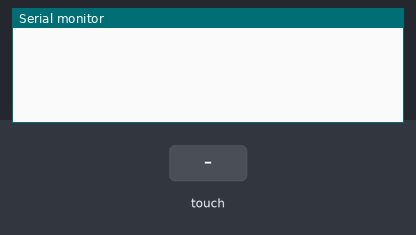
This sketch was run on a simulated Arduino Uno, built with avr-gcc and run on an emulated ATmega328P. Parts: the last lines printed to the serial monitor. The test bench sets the inputs (shaded band).

Above: at 1.2 s.
1.3 s: touch panel pressed at 13 % / 10 % of its raw x / y range
At 1.9 s:
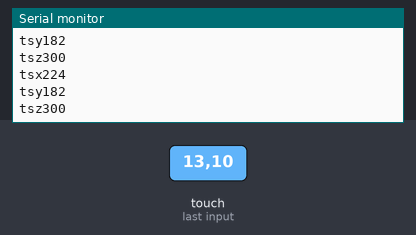
2.8 s: touch panel pressed at 38 % / 10 % of its raw x / y range
At 4.2 s:
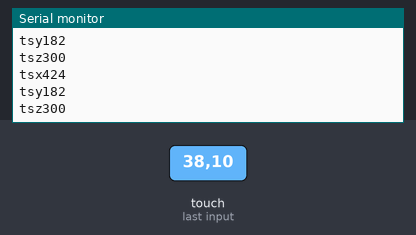

Measured:
- after the input at 1.3 s, the serial monitor: prints a new line at once (image 1)
- after the input at 2.8 s, the serial monitor: prints a new line at once (image 2)

The sketch:

TouchScreen_Serial_Test.ino
```cpp
// Touch screen library with X Y and Z (pressure) readings as well
// as oversampling to avoid 'bouncing'

#include <stdint.h>
#include "TouchScreen.h"

#define YP A2  // must be an analog pin, use "An" notation!
#define XM A3  // must be an analog pin, use "An" notation!
#define YM 8   // can be a digital pin
#define XP 9   // can be a digital pin

// For better pressure precision, we need to know the resistance
// between X+ and X- Use any multimeter to read it
// Adafruit's spec on this screen says 600 ohms X, 300 ohms Y
TouchScreen ts = TouchScreen(XP, YP, XM, YM, 600);

void setup(void)
{
  Serial.begin(9600);

  // Wait until serial port opens
  while (!Serial);
}

void loop(void)
{
  // a point object holds x y and z coordinates
  TSPoint p = ts.getPoint();

  // we have some minimum pressure we consider 'valid'
  // pressure of 0 means no pressing!
  // Pressur is inversed (lower number is greater pressure)
  if (p.z > ts.pressureThreshhold)
  {
     Serial.print("tsx"); Serial.println(p.x);
     Serial.print("tsy"); Serial.println(p.y);
     Serial.print("tsz"); Serial.println(p.z);
  }

}
```
